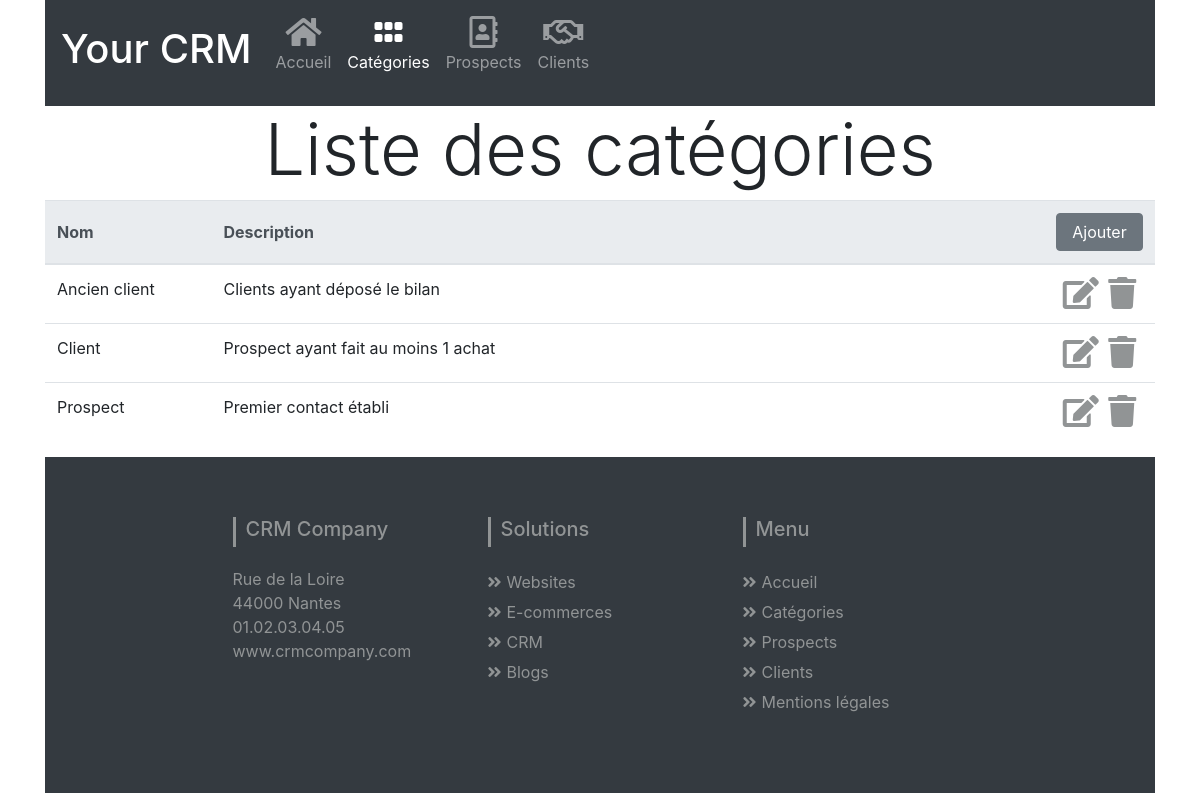
The page /index.php?controller=category&action=getTable on the database its author committed.
### tables this page shows
CREATE TABLE IF NOT EXISTS `category` (
  `catId` int(11) NOT NULL AUTO_INCREMENT,
  `catName` varchar(45) NOT NULL,
  `catDescript` mediumtext NOT NULL,
  PRIMARY KEY (`catId`)
);

### index.php (called while the page is built, shortened)
<?php
    dispatch();
    function dispatch() {
        $actionGet = (isset($_GET['action']))? $_GET['action'] : 'getTable';
        $actionGet = $actionGet.'ActionFromGet';
        $currentController = new $controllerGet();
        $currentController->$actionGet();
    }

### model/ModelInChief.php (called while the page is built, shortened)
<?php
class ModelInChief {
    public function __construct(){
        try {
            $this->dbConnect = new PDO("mysql:host=".HOST.";dbname=".BASE,USER,PASSWORD);
        } catch (Exception $e) {
            echo 'Erreur : ' . $e->getMessage();
        }
    }
}

### model/CategoryModel.php (called while the page is built, shortened)
<?php
require_once "model/ModelInChief.php";
class CategoryModel extends ModelInChief {
    public function catTableGet() {
        $this->request = 'SELECT * from category ORDER BY catName';
        $requestResult = $this->dbConnect->query($this->request);
        $catTable = array();
        if ($requestResult){
            $catTable = $requestResult->fetchAll(PDO::FETCH_ASSOC);
        }
        return $catTable;
    }
}

### view/catview/table/CategoryTableView.php (the view, shortened to what this page needs)
<?php
class CategoryTableView  extends CategoryView {
    public function catTablePrepare($catTableData) {
        $this->pageContent .= file_get_contents('public/html/category/table/cattabletop.html');
        foreach($catTableData as $row) {
            $row = $this->htmlCharConvert($row);
            $this->pageContent .=
                                    '<tr>'.
                                        "<td class='overflow-auto'>$row[catName]</td>".
                                        "<td class='overflow-auto'>$row[catDescript]</td>".
                                        '<td class="text-center editdeleteicons">'.
                                            "<a class='text-white' href='index.php?controller=category&action=edit&catId=$row[catId]&catName=$row[catName]&catDescript=$row[catDescript]'>".
                                                '<i class="fas fa-edit fa-2x"></i>
                                            </a>
                                            <div class="iconspacer"></div>'.
                                            "<a href='index.php?controller=category&action=delete&catId=$row[catId]&catName=$row[catName]&catDescript=$row[catDescript]'>".
                                                '<i class="fas fa-trash fa-2x"></i>
                                            </a>
                                        </td>
                                    </tr>';
        }
        $this->pageContent .= file_get_contents('public/html/category/table/cattablebottom.html');
    }
}

### public/css/styles.css (style rules this page uses)
nav i { display: inline-block; width: 100%; text-align: center; }
main table i { color: #919495; }
@media (width >= 990px) { #categorylist #namecolumn { width: 15%; } }
@media (width >= 990px) { #categorylist #commentcolumn { width: 75%; } }
@media (width >= 990px) { #categorylist #buttonscolumn { width: 10%; } }
footer { padding: 60px; }
footer h5 { padding-left: 10px; border-left: 3px solid #919495; padding-bottom: 6px; margin-bottom: 20px; color: #919495; }
footer li { color: #919495; }
footer a { color: #919495; text-decoration: none !important; background-color: transparent; -webkit-text-decoration-skip: objects; }
.footer-links ul.quick-links li { padding: 3px 0; -webkit-transition: .5s all ease; -moz-transition: .5s all ease; transition: .5s all ease; }
.footer-links ul.quick-links li a i { margin-right: 5px; }

### rows shown on the page
category: catName "Ancien client"
category: catName "Client", catDescript "Prospect ayant fait au moins 1 achat"
category: catName "Prospect"

### other values the page prints
$row[catDescript] "Clients ayant déposé le bilan Premier contact établi"
